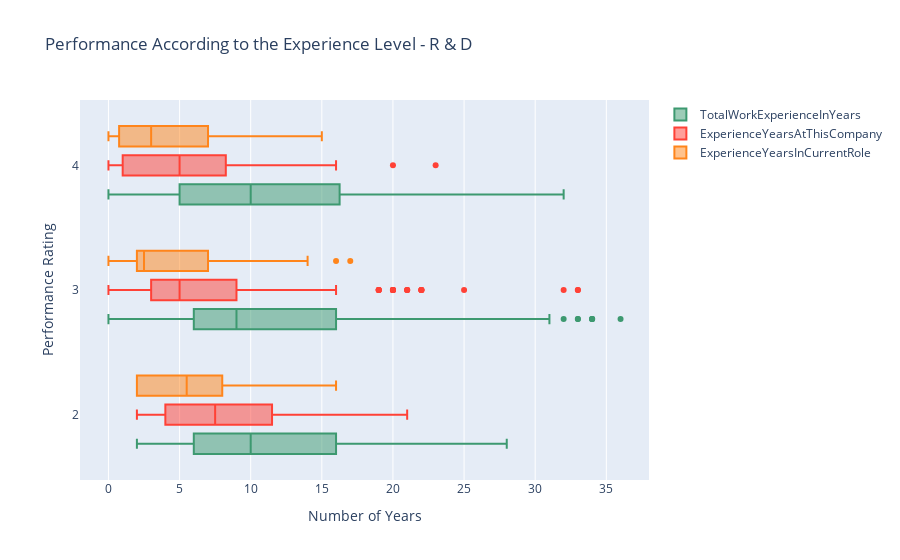

The notebook cell saved with this chart:
### Markdown cell above
### (iv) Performance According to the Experience Level

### Code cell
data = [
    {
        'x': RD['TotalWorkExperienceInYears'],
        'y': RD['PerformanceRating'],
        'name':'TotalWorkExperienceInYears',
        'marker': {
            'color': '#3D9970'
        },
        'boxmean': False,
        'orientation': 'h',
        "type": "box",
    },
    {
        'x':RD['ExperienceYearsAtThisCompany'],
        'y':RD['PerformanceRating'],
        'name': 'ExperienceYearsAtThisCompany',
        'marker':{
            'color': '#FF4136',
        },
        'boxmean': False,
        'orientation': 'h',
        "type": "box",
    },
    {
        'x': RD['ExperienceYearsInCurrentRole'],
        'y': RD['PerformanceRating'],
        'name':'ExperienceYearsInCurrentRole',
        'marker': {
            'color': '#FF851B',
        },
        'boxmean': False,
        'orientation': 'h',
        "type": "box",
    }
]
layout = {
    'xaxis': {
        'title': 'Number of Years',
        'zeroline': False,
    },
    'yaxis': {
        'title': 'Performance Rating ',
        'zeroline': False,
    },
    'boxmode': 'group',
    'title': 'Performance According to the Experience Level - R & D',
}
fig = go.Figure(data=data, layout=layout)

py.iplot(fig)

### Figure 1 — Plotly figure (JSON) as saved in the notebook; plotly's stock layout.template omitted (floating-point values rounded to 4 significant figures; data arrays with more than 128 entries replaced by an {"elided": "..."} marker saying what was removed)
{"data": [{"boxmean": false, "marker": {"color": "#3D9970"}, "name": "TotalWorkExperienceInYears", "orientation": "h", "type": "box", "x": {"elided": "343 int values"}, "y": {"elided": "343 int values"}}, {"boxmean": false, "marker": {"color": "#FF4136"}, "name": "ExperienceYearsAtThisCompany", "orientation": "h", "type": "box", "x": {"elided": "343 int values"}, "y": {"elided": "343 int values"}}, {"boxmean": false, "marker": {"color": "#FF851B"}, "name": "ExperienceYearsInCurrentRole", "orientation": "h", "type": "box", "x": {"elided": "343 int values"}, "y": {"elided": "343 int values"}}], "layout": {"boxmode": "group", "title": {"text": "Performance According to the Experience Level - R & D"}, "xaxis": {"title": {"text": "Number of Years"}, "zeroline": false}, "yaxis": {"title": {"text": "Performance Rating "}, "zeroline": false}}}
